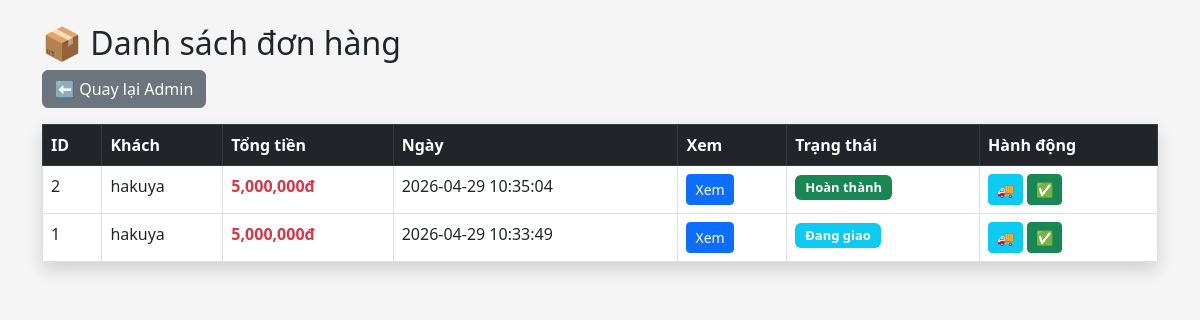
Before: /index.php?action=orders (signed in) with the older database file.
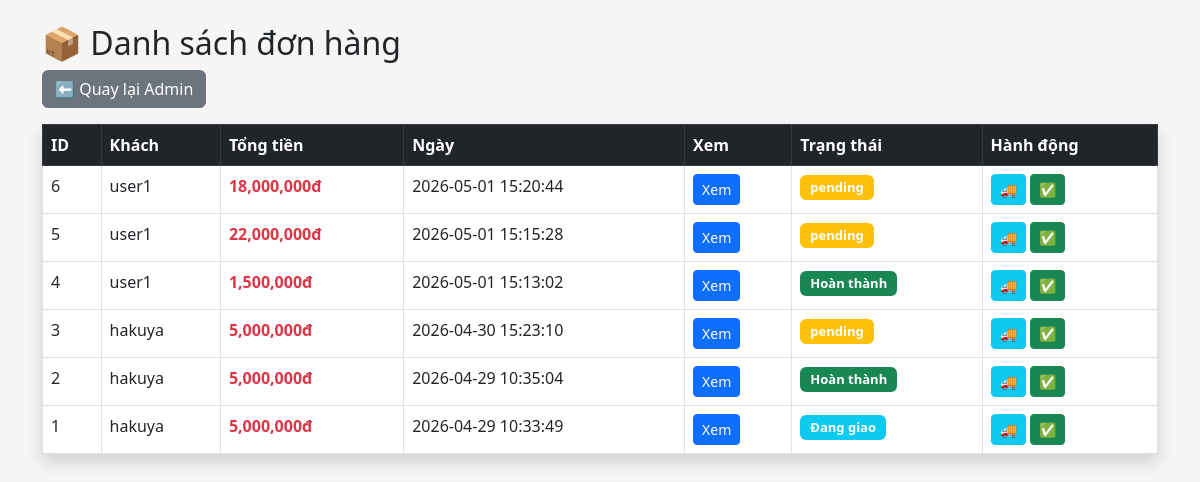
After: the same page with the newer database file.
### tables this page shows
CREATE TABLE `orders` (
  `id` int(11) NOT NULL,
  `user_id` int(11) DEFAULT NULL,
  `total` decimal(10,2) DEFAULT NULL,
  `created_at` timestamp NOT NULL DEFAULT current_timestamp(),
  `status` varchar(50) DEFAULT 'pending'
);

CREATE TABLE `users` (
  `id` int(11) NOT NULL,
  `name` varchar(100) DEFAULT NULL,
  `username` varchar(50) NOT NULL,
  `password` varchar(255) NOT NULL,
  `email` varchar(100) DEFAULT NULL,
  `role` varchar(20) DEFAULT 'user',
  `created_at` timestamp NOT NULL DEFAULT current_timestamp(),
  `phone` varchar(20) DEFAULT NULL,
  `address` varchar(255) DEFAULT NULL,
  `avatar` varchar(255) DEFAULT NULL,
  `status` varchar(20) DEFAULT 'active',
  `reset_token` varchar(255) DEFAULT NULL,
  `reset_expire` datetime DEFAULT NULL
);

### pc-store/src/Controllers/ProductController.php (called while the page is built, shortened)
<?php
class ProductController {
    public function orders() {
    $orderModel = new OrderModel();
    $orders = $orderModel->getAll();
    require_once __DIR__ . '/../../views/orders.php';
}
    }

### pc-store/src/Database.php (called while the page is built, shortened)
<?php
class Database {
    private static $instance = null;
    private $conn;
    private function __construct() {
        try {
            $this->conn = new PDO(
                "mysql:host=localhost;dbname=banhang_online",
                "root",
                ""
            );
            $this->conn->setAttribute(PDO::ATTR_ERRMODE, PDO::ERRMODE_EXCEPTION);
            $this->conn->exec("set names utf8");
        } catch (PDOException $e) {
            die("Lỗi kết nối DB: " . $e->getMessage());
        }
    }
    public static function getInstance() {
        if (!self::$instance) {
            self::$instance = new Database();
        }
        return self::$instance;
    }
    public function getConnection() {
        return $this->conn;
    }
}

### pc-store/src/Models/OrderModel.php (called while the page is built, shortened)
<?php
class OrderModel {
    private $conn;
    public function __construct() {
        $this->conn = Database::getInstance()->getConnection();
    }
    public function getAll() {
    $stmt = $this->conn->prepare("
        SELECT orders.*, users.username
        FROM orders
        JOIN users ON orders.user_id = users.id
        ORDER BY orders.id DESC
    ");
    $stmt->execute();
    return $stmt->fetchAll(PDO::FETCH_ASSOC);
}
    }

### pc-store/views/orders.php (the view, shortened to what this page needs)
<!DOCTYPE html>
<html>
<head>
    <link href="https://cdn.jsdelivr.net/npm/bootstrap@5.3.0/dist/css/bootstrap.min.css" rel="stylesheet">
</head>
<body>
<div class="container mt-4">
    <h2>📦 Danh sách đơn hàng</h2>
    <a href="index.php?action=admin" class="btn btn-secondary mb-3">⬅ Quay lại Admin</a>
    <table class="table table-bordered table-hover shadow">
        <thead class="table-dark">
            <tr>
                <th>ID</th>
                <th>Khách</th>
                <th>Tổng tiền</th>
                <th>Ngày</th>
                <th>Xem</th>
                <th>Trạng thái</th>
                <th>Hành động</th>
            </tr>
        </thead>
        <tbody>
        <?php foreach ($orders as $o): ?>
        <tr>
            <td><?= $o['id'] ?></td>
            <td><?= htmlspecialchars($o['username']) ?></td>
            <td class="text-danger fw-bold">
                <?= number_format($o['total']) ?>đ
            </td>
            <td><?= $o['created_at'] ?></td>
            <td>
                <a href="index.php?action=order_detail&id=<?= $o['id'] ?>"
                   class="btn btn-primary btn-sm">Xem</a>
            </td>
            <td>
                <?php
                    $color = "bg-warning";
                    if ($o['status'] == "Đang giao") {
                        $color = "bg-info";
                    } elseif ($o['status'] == "Hoàn thành") {
                        $color = "bg-success";
                    }
                ?>
                <span class="badge <?= $color ?>">
                    <?= $o['status'] ?>
                </span>
            </td>
            <td>
                <a href="index.php?action=update_order_status&id=<?= $o['id'] ?>&status=Đang giao"
                   class="btn btn-info btn-sm btn-status">
                   🚚
                </a>
                <a href="index.php?action=update_order_status&id=<?= $o['id'] ?>&status=Hoàn thành"
                   class="btn btn-success btn-sm btn-status">
                   ✅
                </a>
            </td>
        </tr>
        <?php endforeach; ?>
        </tbody>
    </table>
</div>
</body>
</html>

Changed rows visible on the page:
added orders: id "6", user.username "user1", total "18,000,000", created_at "2026-05-01 15:20:44", status "pending"
added orders: id "5", user.username "user1", total "22,000,000", created_at "2026-05-01 15:15:28", status "pending"
added orders: id "4", user.username "user1", total "1,500,000", created_at "2026-05-01 15:13:02", status "Hoàn thành"
added orders: id "3", user.username "hakuya", total "5,000,000", created_at "2026-04-30 15:23:10", status "pending"
